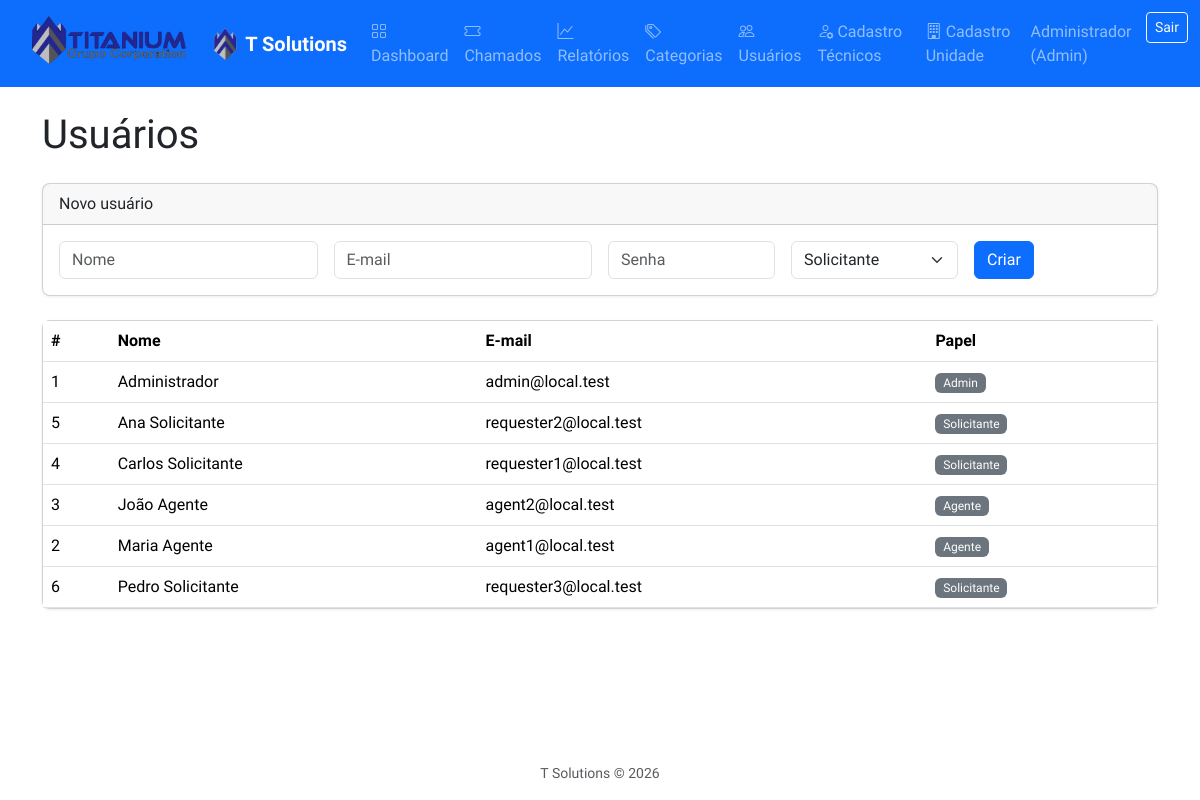
The app's page /users (signed in) with its own data.
### tables this page shows
CREATE TABLE users (
    id BIGINT UNSIGNED AUTO_INCREMENT PRIMARY KEY,
    name VARCHAR(120) NOT NULL,
    email VARCHAR(190) NOT NULL UNIQUE,
    password_hash VARCHAR(255) NOT NULL,
    role ENUM('admin','agent','requester','diretoria','externo','suporte') NOT NULL DEFAULT 'requester',
    is_active TINYINT(1) NOT NULL DEFAULT 1,
    must_change_password TINYINT(1) NOT NULL DEFAULT 0,
    created_at DATETIME DEFAULT CURRENT_TIMESTAMP,
    updated_at DATETIME NULL ON UPDATE CURRENT_TIMESTAMP,
    INDEX idx_role (role),
    INDEX idx_email (email)
);

### app/Views/users/index.php (the view, shortened to what the rows shown need)
<?php
$currentUser = $currentUser ?? null;
require __DIR__ . '/../partials/head.php';
require __DIR__ . '/../partials/nav.php';
?>
<div class="container py-4">
    <h1 class="mb-4">Usuários</h1>
    <div class="card mb-4">
        <div class="card-header">Novo usuário</div>
        <div class="card-body">
            <form method="post" action="/users" class="row g-3">
                <div class="col-md-3">
                    <input type="text" name="name" class="form-control" placeholder="Nome" required>
                </div>
                <div class="col-md-3">
                    <input type="email" name="email" class="form-control" placeholder="E-mail" required>
                </div>
                <div class="col-md-2">
                    <input type="password" name="password" class="form-control" placeholder="Senha" required minlength="6">
                </div>
                <div class="col-md-2">
                    <select name="role" class="form-select">
                        <option value="requester">Solicitante</option>
                    </select>
                </div>
                <div class="col-md-2">
                    <button type="submit" class="btn btn-primary">Criar</button>
                </div>
            </form>
        </div>
    </div>
    <div class="card">
        <div class="card-body p-0">
            <table class="table table-hover mb-0">
                <thead>
                    <tr>
                        <th>#</th>
                        <th>Nome</th>
                        <th>E-mail</th>
                        <th>Papel</th>
                    </tr>
                </thead>
                <tbody>
                    <?php foreach ($users as $u): ?>
                    <tr>
                        <td><?= e((string) $u['id']) ?></td>
                        <td><?= e($u['name']) ?></td>
                        <td><?= e($u['email']) ?></td>
                        <td><span class="badge bg-secondary"><?= e(roleLabel($u['role'])) ?></span></td>
                    </tr>
                    <?php endforeach; ?>
                </tbody>
            </table>
        </div>
    </div>
</div>
<?php require __DIR__ . '/../partials/footer.php'; ?>

### public/index.php (shortened to what the rows shown need)
<?php
$pdo = require dirname(__DIR__) . '/config/database.php';
$userModel = new \App\Models\User($pdo);
$ticketModel = new \App\Models\Ticket($pdo);
$commentModel = new \App\Models\TicketComment($pdo);
$statusHistoryModel = new \App\Models\TicketStatusHistory($pdo);
$attachmentModel = new \App\Models\Attachment($pdo);
$categoryModel = new \App\Models\Category($pdo);
$tecnicoModel = new \App\Models\Tecnico($pdo);
$unidadeModel = new \App\Models\Unidade($pdo);
$authService = new \App\Services\AuthService($pdo, $userModel);
$uploadPath = dirname(__DIR__) . '/storage/uploads';
$quarantinePath = dirname(__DIR__) . '/storage/quarantine';
$uploadService = new \App\Services\UploadService(
    $uploadPath,
    $quarantinePath,
    $config['max_upload_mb'] * 1024 * 1024,
    $config['clamav_path'] ?? null
);
$authMiddleware = new \App\Middlewares\AuthMiddleware($authService);
$configFull = require dirname(__DIR__) . '/config/config.php';
$passwordResetService = new \App\Services\PasswordResetService($pdo, $userModel, $configFull);
$notificationService = new \App\Services\NotificationService($configFull, $userModel);
$authController = new \App\Controllers\AuthController($authService, $userModel, $passwordResetService);
$dashboardController = new \App\Controllers\DashboardController($ticketModel, $authService);
$ticketController = new \App\Controllers\TicketController(
    $ticketModel,
    $commentModel,
    $statusHistoryModel,
    $attachmentModel,
    $categoryModel,
    $userModel,
    $unidadeModel,
    $authService,
    $uploadService,
    $notificationService,
    $configFull
);
$userController = new \App\Controllers\UserController($userModel, $authService);
$categoryController = new \App\Controllers\CategoryController($categoryModel, $authService);
$tecnicoController = new \App\Controllers\TecnicoController($tecnicoModel, $authService);
$unidadeController = new \App\Controllers\UnidadeController($unidadeModel, $authService);
$reportController = new \App\Controllers\ReportController($ticketModel, $categoryModel, $userModel, $authService);
$uri = parse_url($_SERVER['REQUEST_URI'], PHP_URL_PATH);
$method = $_SERVER['REQUEST_METHOD'];
$routes = [
    'GET' => [
        '/' => fn() => header('Location: /dashboard') && exit,
        '/login' => fn() => $authController->showLogin(),
        '/forgot-password' => fn() => $authController->showForgotPassword(),
        '/reset-password' => fn() => $authController->showResetPassword(),
        '/change-password' => function () use ($authMiddleware, $authController) {
            $authMiddleware->handle();
            $authController->showChangePassword();
        },
        '/dashboard' => function () use ($authMiddleware, $dashboardController) {
            $authMiddleware->handle();
            $dashboardController->index();
        },
        '/tickets' => function () use ($authMiddleware, $ticketController) {
            $authMiddleware->handle();
            $ticketController->index();
        },
        '/tickets/create' => function () use ($authMiddleware, $ticketController) {
            $authMiddleware->handle();
            $ticketController->create();
        },
        '/tickets/{id}' => function (int $id) use ($authMiddleware, $ticketController) {
            $authMiddleware->handle();
            $ticketController->show($id);
        },
        '/tickets/{id}/edit' => function (int $id) use ($authMiddleware, $ticketController) {
            $authMiddleware->handle();
            $ticketController->edit($id);
        },
        '/users' => function () use ($authMiddleware, $userController) {
            $userController->index();
        },
        '/categories' => function () use ($authMiddleware, $categoryController) {
            $authMiddleware->handle();
            $authMiddleware->requireRole(['admin', 'diretoria']);
            $categoryController->index();
        },
        '/tecnicos' => function () use ($authMiddleware, $tecnicoController) {
            $authMiddleware->handle();
            $authMiddleware->requireRole(['admin', 'diretoria']);
            $tecnicoController->index();
        },
        '/tecnicos/{id}/edit' => function (int $id) use ($authMiddleware, $tecnicoController) {
            $authMiddleware->handle();
            $authMiddleware->requireRole(['admin', 'diretoria']);
            $tecnicoController->edit($id);
        },
        '/unidades' => function () use ($authMiddleware, $unidadeController) {
            $authMiddleware->handle();
            $authMiddleware->requireRole(['admin', 'diretoria']);
            $unidadeController->index();
        },
        '/reports' => function () use ($authMiddleware, $reportController) {
            $authMiddleware->handle();
            $reportController->index();
        },
        '/reports/export-excel' => function () use ($authMiddleware, $reportController) {
            $authMiddleware->handle();
            $reportController->exportExcel();
        },
        '/reports/export-pdf' => function () use ($authMiddleware, $reportController) {
            $authMiddleware->handle();
            $reportController->exportPdf();
        },
        '/tickets/{id}/attachments/{aid}/download' => function (int $id, int $aid) use ($authMiddleware, $ticketController) {
            $authMiddleware->handle();
            $ticketController->downloadAttachment($id, $aid);
        },
    ],
    'POST' => [
        '/login' => fn() => $authController->login(),
        '/forgot-password' => fn() => $authController->forgotPassword(),
        '/reset-password' => fn() => $authController->resetPassword(),
        '/change-password' => fn() => $authController->changePassword(),
        '/logout' => fn() => $authController->logout(),
        '/tickets' => function () use ($authMiddleware, $ticketController) {
            $authMiddleware->handle();
            $ticketController->store();
        },
        '/tickets/{id}/update' => function (int $id) use ($authMiddleware, $ticketController) {
            $authMiddleware->handle();
            $ticketController->update($id);
        },
        '/tickets/{id}/status' => function (int $id) use ($authMiddleware, $ticketController) {
            $authMiddleware->handle();
            $ticketController->changeStatus($id);
        },
        '/tickets/{id}/delete' => function (int $id) use ($authMiddleware, $ticketController) {
            $authMiddleware->handle();
            $ticketController->delete($id);
        },
        '/tickets/{id}/assign' => function (int $id) use ($authMiddleware, $ticketController) {
            $authMiddleware->handle();
            $ticketController->assign($id);
        },
        '/tickets/{id}/comments' => function (int $id) use ($authMiddleware, $ticketController) {
            $authMiddleware->handle();
            $ticketController->addComment($id);
        },
        '/tickets/{id}/attachments' => function (int $id) use ($authMiddleware, $ticketController) {
            $authMiddleware->handle();
            $ticketController->uploadAttachment($id);
        },
        '/users' => function () use ($authMiddleware, $userController) {
            $authMiddleware->handle();
            $authMiddleware->requireRole(['admin', 'diretoria']);
            $userController->store();
        },
        '/categories' => function () use ($authMiddleware, $categoryController) {
            $authMiddleware->handle();
            $authMiddleware->requireRole(['admin', 'diretoria']);
            $categoryController->store();
        },
        '/categories/{id}/update' => function (int $id) use ($authMiddleware, $categoryController) {
            $authMiddleware->handle();
            $authMiddleware->requireRole(['admin', 'diretoria']);
            $categoryController->update($id);
        },
        '/categories/{id}/delete' => function (int $id) use ($authMiddleware, $categoryController) {
            $authMiddleware->handle();
            $authMiddleware->requireRole(['admin', 'diretoria']);
            $categoryController->delete($id);
        },
        '/tecnicos' => function () use ($authMiddleware, $tecnicoController) {
            $authMiddleware->handle();
            $authMiddleware->requireRole(['admin', 'diretoria']);
            $tecnicoController->store();
        },
        '/tecnicos/{id}/update' => function (int $id) use ($authMiddleware, $tecnicoController) {
            $authMiddleware->handle();
            $authMiddleware->requireRole(['admin', 'diretoria']);
            $tecnicoController->update($id);
        },
        '/tecnicos/{id}/delete' => function (int $id) use ($authMiddleware, $tecnicoController) {
            $authMiddleware->handle();
            $authMiddleware->requireRole(['admin', 'diretoria']);
            $tecnicoController->delete($id);
        },
        '/unidades' => function () use ($authMiddleware, $unidadeController) {
            $authMiddleware->handle();
            $authMiddleware->requireRole(['admin', 'diretoria']);
            $unidadeController->store();
        },
        '/unidades/{id}/update' => function (int $id) use ($authMiddleware, $unidadeController) {
            $authMiddleware->handle();
            $authMiddleware->requireRole(['admin', 'diretoria']);
            $unidadeController->update($id);
        },
        '/unidades/{id}/delete' => function (int $id) use ($authMiddleware, $unidadeController) {
            $authMiddleware->handle();
            $authMiddleware->requireRole(['admin', 'diretoria']);
            $unidadeController->delete($id);
        },
    ],
];
$methodRoutes = $routes[$method] ?? [];
foreach ($methodRoutes as $pattern => $handler) {
    $regex = preg_replace('/\{([^}]+)\}/', '(?P<$1>\d+)', $pattern);
    $regex = '#^' . $regex . '$#';
    if (preg_match($regex, $uri, $matches)) {
        $params = array_filter($matches, 'is_string', ARRAY_FILTER_USE_KEY);
        $ids = array_map('intval', array_values($params));
        $handler(...$ids);
        exit;
    }
}

### app/Views/partials/nav.php (shortened to what the rows shown need)
<?php
$currentUser = $currentUser ?? null;
?>
<nav class="navbar navbar-expand-lg navbar-dark bg-primary sticky-top">
    <div class="logo-titanium-nav">
        <a href="/" class="d-inline-block py-2 px-3">
            <img src="/assets/logo_titanium_grupo.png" alt="TITANIUM Grupo Corporation" class="logo-corporation" style="height:48px;max-width:200px;object-fit:contain;">
        </a>
    </div>
    <div class="container">
        <a class="navbar-brand d-flex align-items-center gap-2" href="/dashboard">
            <img src="/assets/logo.png" alt="T Solutions" height="32">
            <span>T Solutions</span>
        </a>
        <div class="collapse navbar-collapse" id="navbarNav">
            <ul class="navbar-nav me-auto">
                <li class="nav-item">
                    <a class="nav-link" href="/dashboard"><i class="bi bi-grid"></i> Dashboard</a>
                </li>
                <li class="nav-item">
                    <a class="nav-link" href="/tickets"><i class="bi bi-ticket"></i> Chamados</a>
                </li>
                <li class="nav-item">
                    <a class="nav-link" href="/reports"><i class="bi bi-graph-up"></i> Relatórios</a>
                </li>
                <?php if ($currentUser && in_array($currentUser['role'], ['admin', 'diretoria'], true)): ?>
                <li class="nav-item">
                    <a class="nav-link" href="/categories"><i class="bi bi-tags"></i> Categorias</a>
                </li>
                <li class="nav-item">
                    <a class="nav-link" href="/users"><i class="bi bi-people"></i> Usuários</a>
                </li>
                <li class="nav-item">
                    <a class="nav-link" href="/tecnicos"><i class="bi bi-person-gear"></i> Cadastro Técnicos</a>
                </li>
                <li class="nav-item">
                    <a class="nav-link" href="/unidades"><i class="bi bi-building"></i> Cadastro Unidade</a>
                </li>
                <?php endif; ?>
            </ul>
            <ul class="navbar-nav">
                <?php if ($currentUser): ?>
                <li class="nav-item">
                    <span class="nav-link"><?= e($currentUser['name']) ?> (<?= e(roleLabel($currentUser['role'] ?? '')) ?>)</span>
                </li>
                <li class="nav-item">
                    <form method="post" action="/logout" class="d-inline">
                        <button type="submit" class="btn btn-outline-light btn-sm">Sair</button>
                    </form>
                </li>
                <?php endif; ?>
            </ul>
        </div>
    </div>
</nav>

### records on screen
users: name "Administrador", role "Admin", id "1", email "admin@local.test"
users: id "5", name "Ana Solicitante", email "requester2@local.test", role "Solicitante"
users: id "4", name "Carlos Solicitante", email "requester1@local.test", role "Solicitante"
users: id "3", name "João Agente", email "agent2@local.test", role "Agente"
users: id "2", name "Maria Agente", email "agent1@local.test", role "Agente"
users: id "6", name "Pedro Solicitante", email "requester3@local.test", role "Solicitante"
